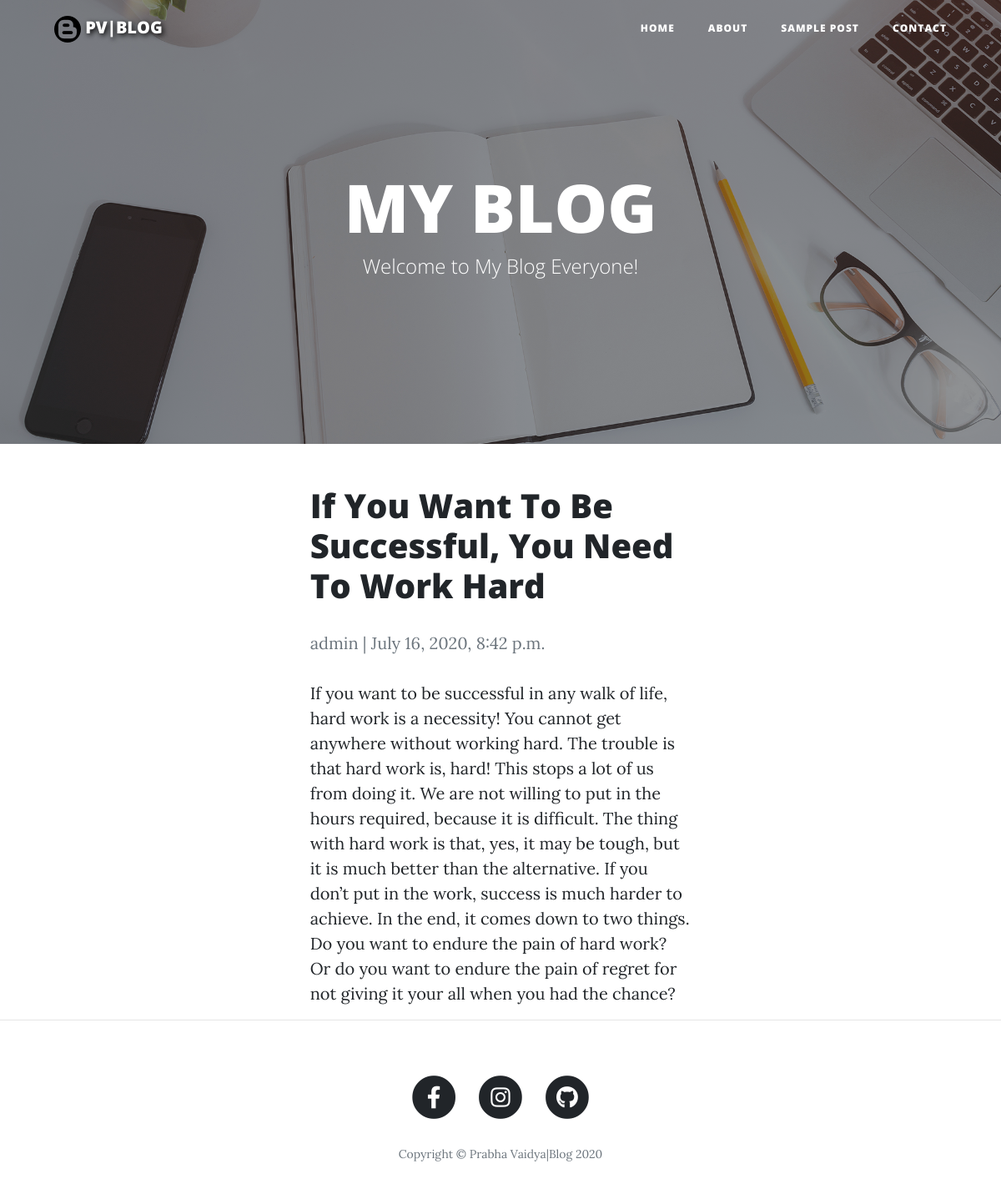
The page /if-you-want-to-be-successful-you-need-to-work-hard/ on the database its author committed.
### blog/models.py (models this page shows, shortened)
class Post(models.Model):
    title = models.CharField(max_length=200, unique=True)
    slug = models.SlugField(max_length=200, unique=True)
    author = models.ForeignKey(User, on_delete= models.CASCADE,related_name='blog_post')
    updated_on = models.DateTimeField(auto_now= True)
    content = models.TextField()
    created_on = models.DateTimeField(auto_now_add=True)
    status = models.IntegerField(choices=STATUS, default=0)
    class Meta:
        ordering = ['-created_on']
    class Meta:
        db_table = "blog_post"

### blog/views.py (the view)
# urls.py: path('<slug:slug>/', views.PostDetail.as_view(), name='post_detail'),
class PostDetail(generic.DetailView):
    model = Post
    template_name = 'post_detail.html'

### blog/templates/post_detail.html
{% extends 'base.html' %}
{% block content %}
<div class="col-lg-8 col-md-10 mx-auto">
    <h1>{% block title %} {{ object.title }} {% endblock title %}</h1>
    <p class=" text-muted">{{ post.author }} | {{ post.created_on }}</p>
    <p class="card-text ">{{ object.content | safe }}</p>
</div>
{% endblock %}

### rows shown on the page
Post: title "If You Want To Be Successful, You Need To Work Hard", author "admin", created_on "July 16, 2020, 8:42 p.m.", content "If you want to be successful in any walk of life, hard work is a necessity! You cannot get anywhere without working hard. The trouble is that hard work is, hard! This stops a lot of us from doing it. We are not willing to put in the hours required, because it is difficult. The thing with hard work is that, yes, it may be tough, but it is much better than the alternative. If you don’t put in the work, success is much harder to achieve. In the end, it comes down to two things. Do you want to endure the pain of hard work? Or do you want to endure the pain of regret for not giving it your all when you had the chance?"
